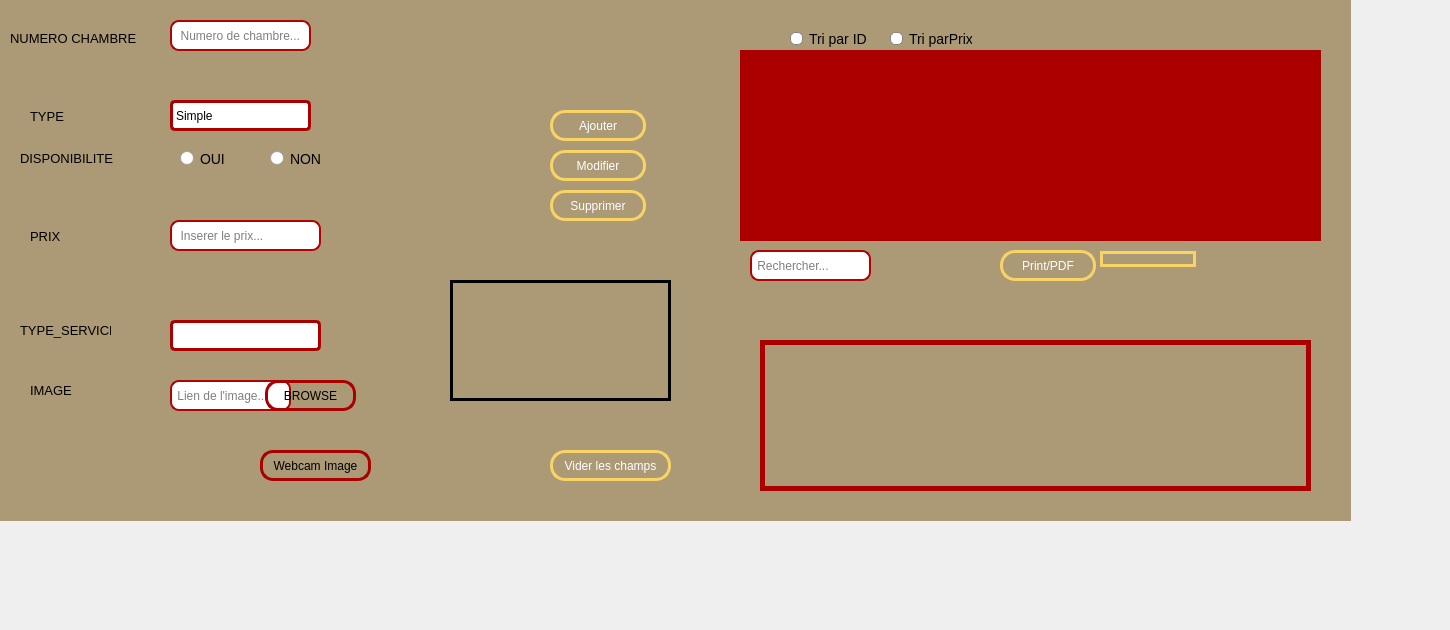
      <widget class="QWidget" name="tab">
       <attribute name="title">
        <string>Gestion</string>
       </attribute>
       <widget class="QPushButton" name="pushButton_2">
        <property name="geometry">
         <rect>
          <x>550</x>
          <y>450</y>
          <width>121</width>
          <height>31</height>
         </rect>
        </property>
        <property name="styleSheet">
         <string notr="true"> QPushButton {
color: #ffffff;
border: 3px solid #f8d466;
font: 8pt &quot;MS Reference Sans Serif&quot;;
border-radius: 15px;
padding: 5px;
background: qradialgradient(cx: 0.3, cy: -0.4,
fx: 0.3, fy: -0.4,
radius: 3, stop: 0 #aa3118, stop: 1 #550000);
min-width: 80px;
}

QPushButton:hover {
background: qradialgradient(cx: 0.3, cy: -0.4,
fx: 0.3, fy: -0.4,
radius: 3, stop: 0 #aa3118, stop: 1 #552a2a);
}

 QPushButton:pressed {
background: qradialgradient(cx: 0.4, cy: -0.1,
fx: 0.4, fy: -0.1,
radius: 3, stop: 0 #aa3118, stop: 1 #554040);
}</string>
        </property>
        <property name="text">
         <string>Vider les champs</string>
        </property>
       </widget>
       <widget class="QLabel" name="label_9">
        <property name="geometry">
         <rect>
          <x>20</x>
          <y>320</y>
          <width>91</width>
          <height>21</height>
         </rect>
        </property>
        <property name="styleSheet">
         <string notr="true">*
{
font:  4px &quot;Yu Gothic UI Semibold&quot;;
font-size:13px;

}</string>
        </property>
        <property name="text">
         <string>TYPE_SERVICE</string>
        </property>
       </widget>
       <widget class="QPushButton" name="pushButton_4">
        <property name="geometry">
         <rect>
          <x>1100</x>
          <y>251</y>
          <width>96</width>
          <height>16</height>
         </rect>
        </property>
        <property name="styleSheet">
         <string notr="true"> QPushButton {
color: #ffffff;
border: 3px solid #f8d466;
font: 8pt &quot;MS Reference Sans Serif&quot;;
border-radius: 15px;
padding: 5px;
background: qradialgradient(cx: 0.3, cy: -0.4,
fx: 0.3, fy: -0.4,
radius: 3, stop: 0 #aa3118, stop: 1 #550000);
min-width: 80px;
}

QPushButton:hover {
background: qradialgradient(cx: 0.3, cy: -0.4,
fx: 0.3, fy: -0.4,
radius: 3, stop: 0 #aa3118, stop: 1 #552a2a);
}

 QPushButton:pressed {
background: qradialgradient(cx: 0.4, cy: -0.1,
fx: 0.4, fy: -0.1,
radius: 3, stop: 0 #aa3118, stop: 1 #554040);
}</string>
        </property>
        <property name="text">
         <string>Open Pdf file</string>
        </property>
       </widget>
       <widget class="QLabel" name="label">
        <property name="geometry">
         <rect>
          <x>10</x>
          <y>30</y>
          <width>141</width>
          <height>16</height>
         </rect>
        </property>
        <property name="styleSheet">
         <string notr="true">*
{
font:  1px &quot;Yu Gothic UI Semibold&quot;;
font-size:13px;

}</string>
        </property>
        <property name="text">
         <string>NUMERO CHAMBRE</string>
        </property>
       </widget>
       <widget class="QPushButton" name="pb_ajouter">
        <property name="geometry">
         <rect>
          <x>550</x>
          <y>110</y>
          <width>96</width>
          <height>31</height>
         </rect>
        </property>
        <property name="styleSheet">
         <string notr="true"> QPushButton {
color: #ffffff;
border: 3px solid #f8d466;
font: 8pt &quot;MS Reference Sans Serif&quot;;
border-radius: 15px;
padding: 5px;
background: qradialgradient(cx: 0.3, cy: -0.4,
fx: 0.3, fy: -0.4,
radius: 3, stop: 0 #aa3118, stop: 1 #550000);
min-width: 80px;
}

QPushButton:hover {
background: qradialgradient(cx: 0.3, cy: -0.4,
fx: 0.3, fy: -0.4,
radius: 3, stop: 0 #aa3118, stop: 1 #552a2a);
}

 QPushButton:pressed {
background: qradialgradient(cx: 0.4, cy: -0.1,
fx: 0.4, fy: -0.1,
radius: 3, stop: 0 #aa3118, stop: 1 #554040);
}</string>
        </property>
        <property name="text">
         <string>Ajouter</string>
        </property>
       </widget>
       <widget class="QLineEdit" name="lineEdit_type">
        <property name="geometry">
         <rect>
          <x>180</x>
          <y>100</y>
          <width>41</width>
          <height>20</height>
         </rect>
        </property>
        <property name="styleSheet">
         <string notr="true">QPushButton{
background-color: transparent;
border-image: url(:off.png);
background: none;
border: none;
background-repeat: none;
}</string>
        </property>
       </widget>
       <widget class="QLabel" name="label_4">
        <property name="geometry">
         <rect>
          <x>30</x>
          <y>230</y>
          <width>47</width>
          <height>13</height>
         </rect>
        </property>
        <property name="styleSheet">
         <string notr="true">*
{
font:  4px &quot;Yu Gothic UI Semibold&quot;;
font-size:13px;

}</string>
        </property>
        <property name="text">
         <string>PRIX</string>
        </property>
       </widget>
       <widget class="QLineEdit" name="lineEdit_num">
        <property name="geometry">
         <rect>
          <x>170</x>
          <y>20</y>
          <width>141</width>
          <height>31</height>
         </rect>
        </property>
        <property name="styleSheet">
         <string notr="true">QLineEdit
{
border-radius:9px;
border: 2px solid #b50000;
background: qradialgradient(cx: 0.3, cy: -0.4,
fx: 0.0, fy: -0.0,
radius: 1.89, stop: 0 #ffffff, stop: 1 #999);
}</string>
        </property>
        <property name="placeholderText">
         <string>  Numero de chambre...</string>
        </property>
       </widget>
       <widget class="QPushButton" name="pb_supprimer">
        <property name="geometry">
         <rect>
          <x>550</x>
          <y>190</y>
          <width>96</width>
          <height>31</height>
         </rect>
        </property>
        <property name="styleSheet">
         <string notr="true"> QPushButton {
color: #ffffff;
border: 3px solid #f8d466;
font: 8pt &quot;MS Reference Sans Serif&quot;;
border-radius: 15px;
padding: 5px;
background: qradialgradient(cx: 0.3, cy: -0.4,
fx: 0.3, fy: -0.4,
radius: 3, stop: 0 #aa3118, stop: 1 #550000);
min-width: 80px;
}

QPushButton:hover {
background: qradialgradient(cx: 0.3, cy: -0.4,
fx: 0.3, fy: -0.4,
radius: 3, stop: 0 #aa3118, stop: 1 #552a2a);
}

 QPushButton:pressed {
background: qradialgradient(cx: 0.4, cy: -0.1,
fx: 0.4, fy: -0.1,
radius: 3, stop: 0 #aa3118, stop: 1 #554040);
}</string>
        </property>
        <property name="text">
         <string>Supprimer</string>
        </property>
       </widget>
       <widget class="QTableView" name="tabchambre">
        <property name="geometry">
         <rect>
          <x>740</x>
          <y>50</y>
          <width>581</width>
          <height>191</height>
         </rect>
        </property>
        <property name="styleSheet">
         <string notr="true">QWidget {
    background-color: #aa0000;
    color: #fffff8;
}
QTableView{border: 6px solid #aa0000; /*other code about padding background stc*/ ;}
QHeaderView::section {
    background-color: #aaaa7f;
    padding: 4px;
    border: 1px solid #fffff8;
    font-size: 8pt;
}

QTableWidget {
    gridline-color: #ff4842;
    font-size: 9pt;
}

QTableWidget QTableCornerButton::section {
    background-color: #ff4842;
    border: 1px solid #fffff8;
}</string>
        </property>
       </widget>
       <widget class="QPushButton" name="pb_modifier">
        <property name="geometry">
         <rect>
          <x>550</x>
          <y>150</y>
          <width>96</width>
          <height>31</height>
         </rect>
        </property>
        <property name="styleSheet">
         <string notr="true"> QPushButton {
color: #ffffff;
border: 3px solid #f8d466;
font: 8pt &quot;MS Reference Sans Serif&quot;;
border-radius: 15px;
padding: 5px;
background: qradialgradient(cx: 0.3, cy: -0.4,
fx: 0.3, fy: -0.4,
radius: 3, stop: 0 #aa3118, stop: 1 #550000);
min-width: 80px;
}

QPushButton:hover {
background: qradialgradient(cx: 0.3, cy: -0.4,
fx: 0.3, fy: -0.4,
radius: 3, stop: 0 #aa3118, stop: 1 #552a2a);
}

 QPushButton:pressed {
background: qradialgradient(cx: 0.4, cy: -0.1,
fx: 0.4, fy: -0.1,
radius: 3, stop: 0 #aa3118, stop: 1 #554040);
}</string>
        </property>
        <property name="text">
         <string>Modifier</string>
        </property>
       </widget>
       <widget class="QRadioButton" name="radioFemelle">
        <property name="geometry">
         <rect>
          <x>270</x>
          <y>150</y>
          <width>82</width>
          <height>17</height>
         </rect>
        </property>
        <property name="styleSheet">
         <string notr="true">*
{
font:  4px &quot;Yu Gothic UI Semibold&quot;;
font-size:14px;

}</string>
        </property>
        <property name="text">
         <string>NON</string>
        </property>
       </widget>
       <widget class="QRadioButton" name="radioMale">
        <property name="geometry">
         <rect>
          <x>180</x>
          <y>150</y>
          <width>82</width>
          <height>17</height>
         </rect>
        </property>
        <property name="styleSheet">
         <string notr="true">*
{
font:  4px &quot;Yu Gothic UI Semibold&quot;;
font-size:14px;

}</string>
        </property>
        <property name="text">
         <string>OUI</string>
        </property>
       </widget>
       <widget class="QLineEdit" name="lineEdit_prix">
        <property name="geometry">
         <rect>
          <x>170</x>
          <y>220</y>
          <width>151</width>
          <height>31</height>
         </rect>
        </property>
        <property name="styleSheet">
         <string notr="true">QLineEdit
{
border-radius:9px;
border: 2px solid #b50000;
background: qradialgradient(cx: 0.3, cy: -0.4,
fx: 0.0, fy: -0.0,
radius: 1.89, stop: 0 #ffffff, stop: 1 #999);
}</string>
        </property>
        <property name="placeholderText">
         <string>  Inserer le prix...</string>
        </property>
       </widget>
       <widget class="QLabel" name="label_2">
        <property name="geometry">
         <rect>
          <x>30</x>
          <y>110</y>
          <width>47</width>
          <height>13</height>
         </rect>
        </property>
        <property name="styleSheet">
         <string notr="true">*
{
font:  1px &quot;Yu Gothic UI Semibold&quot;;
font-size:13px;

}</string>
        </property>
        <property name="text">
         <string>TYPE</string>
        </property>
       </widget>
       <widget class="QPushButton" name="pushButton">
        <property name="geometry">
         <rect>
          <x>1000</x>
          <y>250</y>
          <width>96</width>
          <height>31</height>
         </rect>
        </property>
        <property name="styleSheet">
         <string notr="true"> QPushButton {
color: #ffffff;
border: 3px solid #f8d466;
font: 8pt &quot;MS Reference Sans Serif&quot;;
border-radius: 15px;
padding: 5px;
background: qradialgradient(cx: 0.3, cy: -0.4,
fx: 0.3, fy: -0.4,
radius: 3, stop: 0 #aa3118, stop: 1 #550000);
min-width: 80px;
}

QPushButton:hover {
background: qradialgradient(cx: 0.3, cy: -0.4,
fx: 0.3, fy: -0.4,
radius: 3, stop: 0 #aa3118, stop: 1 #552a2a);
}

 QPushButton:pressed {
background: qradialgradient(cx: 0.4, cy: -0.1,
fx: 0.4, fy: -0.1,
radius: 3, stop: 0 #aa3118, stop: 1 #554040);
}</string>
        </property>
        <property name="text">
         <string>Print/PDF</string>
        </property>
       </widget>
       <widget class="QLabel" name="label_3">
        <property name="geometry">
         <rect>
          <x>20</x>
          <y>150</y>
          <width>111</width>
          <height>16</height>
         </rect>
        </property>
        <property name="styleSheet">
         <string notr="true">*
{
font:  4px &quot;Yu Gothic UI Semibold&quot;;
font-size:13px;

}</string>
        </property>
        <property name="text">
         <string>DISPONIBILITE</string>
        </property>
       </widget>
       <widget class="QPushButton" name="pushButton_6">
        <property name="geometry">
         <rect>
          <x>470</x>
          <y>10</y>
          <width>81</width>
          <height>31</height>
         </rect>
        </property>
        <property name="styleSheet">
         <string notr="true">QPushButton{
background-color: transparent;
border-image: url(:off.png);
background: none;
border: none;
background-repeat: none;
}</string>
        </property>
        <property name="text">
         <string/>
        </property>
       </widget>
       <widget class="QPushButton" name="pushButton_11">
        <property name="geometry">
         <rect>
          <x>650</x>
          <y>-30</y>
          <width>91</width>
          <height>31</height>
         </rect>
        </property>
        <property name="styleSheet">
         <string notr="true">QPushButton{
background-color: transparent;
border-image: url(:off.png);
background: none;
border: none;
background-repeat: none;
}</string>
        </property>
        <property name="text">
         <string/>
        </property>
       </widget>
       <widget class="QComboBox" name="comboBox">
        <property name="geometry">
         <rect>
          <x>170</x>
          <y>320</y>
          <width>151</width>
          <height>31</height>
         </rect>
        </property>
        <property name="styleSheet">
         <string notr="true">QComboBox {
	border: 3px solid #aa0000;
	border-radius: 5px;
	background:qradialgradient(cx: 0.3, cy: -0.4,
fx: 0.0, fy: -0.0,
radius: 1.89, stop: 0 #ffffff, stop: 1 #999);
	padding: 1px 23px 1px 3px;
	min-width: 6em;
	color: #000000 bold;
}
QComboBox::drop-down {
	subcontrol-origin: padding;
	subcontrol-position: top right;
	width: 20px;
 
	border-top-right-radius: 3px;
	border-bottom-right-radius: 3px;
}
QComboBox::down-arrow {
    	color: #aa0000;
}
 
QComboBox QAbstractView{
	background-color: #aa0000;
	color: #aa0000;
 
	selection-background-color: #999999;
	selection-color: #4f4f4f;
}

</string>
        </property>
       </widget>
       <widget class="QLabel" name="label_11">
        <property name="geometry">
         <rect>
          <x>30</x>
          <y>380</y>
          <width>47</width>
          <height>21</height>
         </rect>
        </property>
        <property name="styleSheet">
         <string notr="true">*
{
font:  4px &quot;Yu Gothic UI Semibold&quot;;
font-size:13px;

}</string>
        </property>
        <property name="text">
         <string>IMAGE</string>
        </property>
       </widget>
       <widget class="QLabel" name="lblBkImge2">
        <property name="geometry">
         <rect>
          <x>450</x>
          <y>280</y>
          <width>221</width>
          <height>121</height>
         </rect>
        </property>
        <property name="styleSheet">
         <string notr="true">*
{
border: 3px solid #000000;
}</string>
        </property>
        <property name="text">
         <string/>
        </property>
       </widget>
       <widget class="QLineEdit" name="lineEdit_3">
        <property name="geometry">
         <rect>
          <x>170</x>
          <y>380</y>
          <width>121</width>
          <height>31</height>
         </rect>
        </property>
        <property name="styleSheet">
         <string notr="true">QLineEdit
{
border-radius:9px;
border: 2px solid #b50000;
background: qradialgradient(cx: 0.3, cy: -0.4,
fx: 0.0, fy: -0.0,
radius: 1.89, stop: 0 #ffffff, stop: 1 #999);
}</string>
        </property>
        <property name="placeholderText">
         <string> Lien de l'image...</string>
        </property>
       </widget>
       <widget class="QPushButton" name="pushButton_15">
        <property name="geometry">
         <rect>
          <x>265</x>
          <y>380</y>
          <width>91</width>
          <height>31</height>
         </rect>
        </property>
        <property name="styleSheet">
         <string notr="true">QPushButton {
color: #000000;
border: 3px solid #aa0000;
font: 10pt &quot;Yu Gothic UI Semibold&quot;;
border-radius: 13px;
padding: 0px;
background: qradialgradient(cx: 0.3, cy: -0.4,
fx: 0.3, fy: -0.4,
radius: 1.89, stop: 0 #ffffff, stop: 1 #888);
min-width: 80px;
}

QPushButton:hover {
background: qradialgradient(cx: 0.3, cy: -0.4,
fx: 0.3, fy: -0.4,
radius: 1.89, stop: 0 #ffffff, stop: 1 #bbb);
}

 QPushButton:pressed {
background: qradialgradient(cx: 0.4, cy: -0.1,
fx: 0.4, fy: -0.1,
radius: 1.89, stop: 0 #ffffff, stop: 1 #ddd);
}</string>
        </property>
        <property name="text">
         <string>BROWSE</string>
        </property>
       </widget>
       <widget class="QRadioButton" name="radioButton">
        <property name="geometry">
         <rect>
          <x>790</x>
          <y>30</y>
          <width>81</width>
          <height>17</height>
         </rect>
        </property>
        <property name="styleSheet">
         <string notr="true">*
{
font:  4px &quot;Yu Gothic UI Semibold&quot;;
font-size:14px;

}



QRadioButton::indicator {
width: 11px;
height: 11px;
border-radius: 5px;
}

QRadioButton::indicator::unchecked{ 
border: 1px solid; 
border-color: rgb(132,132,132);
border-radius: 5px;
background-color: white; 
width: 11px; 
height: 11px; 
}

QRadioButton::indicator::checked{ 
border: 3px solid; 
border-color: white;
border-radius: 6px;
background-color: rgb(0,116,188); 
width: 7px; 
height: 7px; 
}</string>
        </property>
        <property name="text">
         <string>Tri par ID</string>
        </property>
       </widget>
       <widget class="QRadioButton" name="radioButton_2">
        <property name="geometry">
         <rect>
          <x>890</x>
          <y>30</y>
          <width>82</width>
          <height>17</height>
         </rect>
        </property>
        <property name="styleSheet">
         <string notr="true">*
{
font:  4px &quot;Yu Gothic UI Semibold&quot;;
font-size:14px;

}



QRadioButton::indicator {
width: 11px;
height: 11px;
border-radius: 5px;
}

QRadioButton::indicator::unchecked{ 
border: 1px solid; 
border-color: rgb(132,132,132);
border-radius: 5px;
background-color: white; 
width: 11px; 
height: 11px; 
}

QRadioButton::indicator::checked{ 
border: 3px solid; 
border-color: white;
border-radius: 6px;
background-color: rgb(0,116,188); 
width: 7px; 
height: 7px; 
}</string>
        </property>
        <property name="text">
         <string>Tri parPrix</string>
        </property>
       </widget>
       <widget class="QPushButton" name="pushButton_16">
        <property name="geometry">
         <rect>
          <x>500</x>
          <y>30</y>
          <width>80</width>
          <height>23</height>
         </rect>
        </property>
        <property name="styleSheet">
         <string notr="true">QPushButton{
background-color: transparent;
border-image: url(:off.png);
background: none;
border: none;
background-repeat: none;
}</string>
        </property>
        <property name="text">
         <string/>
        </property>
       </widget>
       <widget class="QComboBox" name="comboBox_3">
        <property name="geometry">
         <rect>
          <x>170</x>
          <y>100</y>
          <width>141</width>
          <height>31</height>
         </rect>
        </property>
        <property name="styleSheet">
         <string notr="true">QComboBox {
	border: 3px solid #aa0000;
	border-radius: 5px;
	background:qradialgradient(cx: 0.3, cy: -0.4,
fx: 0.0, fy: -0.0,
radius: 1.89, stop: 0 #ffffff, stop: 1 #999);
	padding: 1px 23px 1px 3px;
	min-width: 6em;
	color: #000000 bold;
}
QComboBox::drop-down {
	subcontrol-origin: padding;
	subcontrol-position: top right;
	width: 20px;
 
	border-top-right-radius: 3px;
	border-bottom-right-radius: 3px;
}
QComboBox::down-arrow {
    	color: #aa0000;
}
 
QComboBox QAbstractView{
	background-color: #aa0000;
	color: #aa0000;
 
	selection-background-color: #999999;
	selection-color: #4f4f4f;
}

</string>
        </property>
        <item>
         <property name="text">
          <string>Simple</string>
         </property>
        </item>
        <item>
         <property name="text">
          <string>Triple</string>
         </property>
        </item>
        <item>
         <property name="text">
          <string>Quadruple</string>
         </property>
        </item>
        <item>
         <property name="text">
          <string>Suite</string>
         </property>
        </item>
       </widget>
       <widget class="QLabel" name="label_14">
        <property name="geometry">
         <rect>
          <x>-90</x>
          <y>-100</y>
          <width>1441</width>
          <height>621</height>
         </rect>
        </property>
        <property name="styleSheet">
         <string notr="true">*
{
background:#ac9976;
}</string>
        </property>
        <property name="text">
         <string/>
        </property>
       </widget>
       <widget class="QLineEdit" name="lineEdit_4">
        <property name="geometry">
         <rect>
          <x>750</x>
          <y>250</y>
          <width>121</width>
          <height>31</height>
         </rect>
        </property>
        <property name="styleSheet">
         <string notr="true">QLineEdit
{
border-radius:9px;
border: 2px solid #b50000;
background: qradialgradient(cx: 0.3, cy: -0.4,
fx: 0.0, fy: -0.0,
radius: 1.89, stop: 0 #ffffff, stop: 1 #999);
}</string>
        </property>
        <property name="placeholderText">
         <string> Rechercher...</string>
        </property>
       </widget>
       <widget class="QCustomPlot" name="widget" native="true">
        <property name="geometry">
         <rect>
          <x>760</x>
          <y>340</y>
          <width>551</width>
          <height>151</height>
         </rect>
        </property>
        <property name="styleSheet">
         <string notr="true">*
{border: 3px solid #aa0000;; /*other code about padding background stc*/ ;}</string>
        </property>
        <widget class="QPushButton" name="pushButton_malek">
         <property name="geometry">
          <rect>
           <x>10</x>
           <y>10</y>
           <width>531</width>
           <height>131</height>
          </rect>
         </property>
         <property name="styleSheet">
          <string notr="true">QPushButton{
background-color: transparent;
border-image: url(:off.png);
background: none;
border: none;
background-repeat: none;
}</string>
         </property>
         <property name="text">
          <string/>
         </property>
        </widget>
        <widget class="QLabel" name="label_19">
         <property name="geometry">
          <rect>
           <x>0</x>
           <y>0</y>
           <width>551</width>
           <height>151</height>
          </rect>
         </property>
         <property name="styleSheet">
          <string notr="true">*
{border: 5px solid #aa0000;; /*other code about padding background stc*/ ;}</string>
         </property>
         <property name="text">
          <string/>
         </property>
        </widget>
        <zorder>label_19</zorder>
        <zorder>pushButton_malek</zorder>
       </widget>
       <widget class="QPushButton" name="pushButton_18">
        <property name="geometry">
         <rect>
          <x>260</x>
          <y>450</y>
          <width>111</width>
          <height>31</height>
         </rect>
        </property>
        <property name="styleSheet">
         <string notr="true">QPushButton {
color: #000000;
border: 3px solid #aa0000;
font: 10pt &quot;Yu Gothic UI Semibold&quot;;
border-radius: 13px;
padding: 0px;
background: qradialgradient(cx: 0.3, cy: -0.4,
fx: 0.3, fy: -0.4,
radius: 1.89, stop: 0 #ffffff, stop: 1 #888);
min-width: 80px;
}

QPushButton:hover {
background: qradialgradient(cx: 0.3, cy: -0.4,
fx: 0.3, fy: -0.4,
radius: 1.89, stop: 0 #ffffff, stop: 1 #bbb);
}

 QPushButton:pressed {
background: qradialgradient(cx: 0.4, cy: -0.1,
fx: 0.4, fy: -0.1,
radius: 1.89, stop: 0 #ffffff, stop: 1 #ddd);
}</string>
        </property>
        <property name="text">
         <string>Webcam Image</string>
        </property>
       </widget>
       <widget class="QLabel" name="label_12">
        <property name="geometry">
         <rect>
          <x>170</x>
          <y>50</y>
          <width>211</width>
          <height>21</height>
         </rect>
        </property>
        <property name="styleSheet">
         <string notr="true">*
{

font: 10pt &quot;MS Reference Sans Serif&quot;;
}</string>
        </property>
        <property name="text">
         <string/>
        </property>
       </widget>
       <widget class="QLabel" name="label_20">
        <property name="geometry">
         <rect>
          <x>170</x>
          <y>250</y>
          <width>211</width>
          <height>41</height>
         </rect>
        </property>
        <property name="styleSheet">
         <string notr="true">*
{

font: 10pt &quot;MS Reference Sans Serif&quot;;
}</string>
        </property>
        <property name="text">
         <string/>
        </property>
       </widget>
       <widget class="QLabel" name="label_21">
        <property name="geometry">
         <rect>
          <x>170</x>
          <y>170</y>
          <width>211</width>
          <height>41</height>
         </rect>
        </property>
        <property name="styleSheet">
         <string notr="true">*
{

font: 10pt &quot;MS Reference Sans Serif&quot;;
}</string>
        </property>
        <property name="text">
         <string/>
        </property>
       </widget>
       <widget class="QLabel" name="label_22">
        <property name="geometry">
         <rect>
          <x>170</x>
          <y>50</y>
          <width>251</width>
          <height>41</height>
         </rect>
        </property>
        <property name="text">
         <string/>
        </property>
       </widget>
       <widget class="QLabel" name="label_25">
        <property name="geometry">
         <rect>
          <x>440</x>
          <y>170</y>
          <width>47</width>
          <height>31</height>
         </rect>
        </property>
        <property name="text">
         <string/>
        </property>
       </widget>
       <widget class="QLabel" name="label_23">
        <property name="geometry">
         <rect>
          <x>390</x>
          <y>30</y>
          <width>47</width>
          <height>31</height>
         </rect>
        </property>
        <property name="text">
         <string/>
        </property>
       </widget>
       <widget class="QPushButton" name="pushButton_19">
        <property name="geometry">
         <rect>
          <x>350</x>
          <y>10</y>
          <width>80</width>
          <height>31</height>
         </rect>
        </property>
        <property name="styleSheet">
         <string notr="true">QPushButton{
background-color: transparent;
border-image: url(:off.png);
background: none;
border: none;
background-repeat: none;
}</string>
        </property>
        <property name="text">
         <string/>
        </property>
       </widget>
       <widget class="QLabel" name="label_24">
        <property name="geometry">
         <rect>
          <x>370</x>
          <y>10</y>
          <width>41</width>
          <height>31</height>
         </rect>
        </property>
        <property name="styleSheet">
         <string notr="true">border-image: url(C:/Users/hp/Desktop/to work on/New backup 4 +interface/MALEK/malek/rafre.png);

</string>
        </property>
        <property name="text">
         <string/>
        </property>
       </widget>
       <widget class="QLabel" name="label_26">
        <property name="geometry">
         <rect>
          <x>340</x>
          <y>220</y>
          <width>47</width>
          <height>31</height>
         </rect>
        </property>
        <property name="text">
         <string/>
        </property>
       </widget>
       <widget class="QLabel" name="label_mask">
        <property name="geometry">
         <rect>
          <x>-10</x>
          <y>-40</y>
          <width>1361</width>
          <height>381</height>
         </rect>
        </property>
        <property name="styleSheet">
         <string notr="true"/>
        </property>
        <property name="text">
         <string/>
        </property>
       </widget>
       <zorder>label_14</zorder>
       <zorder>label_9</zorder>
       <zorder>label</zorder>
       <zorder>lineEdit_type</zorder>
       <zorder>label_4</zorder>
       <zorder>label_2</zorder>
       <zorder>label_3</zorder>
       <zorder>pushButton_6</zorder>
       <zorder>pushButton_11</zorder>
       <zorder>label_11</zorder>
       <zorder>pushButton_16</zorder>
       <zorder>widget</zorder>
       <zorder>label_12</zorder>
       <zorder>label_20</zorder>
       <zorder>label_21</zorder>
       <zorder>label_22</zorder>
       <zorder>label_25</zorder>
       <zorder>label_23</zorder>
       <zorder>label_24</zorder>
       <zorder>label_26</zorder>
       <zorder>label_mask</zorder>
       <zorder>pushButton_18</zorder>
       <zorder>radioFemelle</zorder>
       <zorder>lineEdit_3</zorder>
       <zorder>comboBox</zorder>
       <zorder>radioMale</zorder>
       <zorder>comboBox_3</zorder>
       <zorder>pushButton_15</zorder>
       <zorder>lineEdit_num</zorder>
       <zorder>pushButton_19</zorder>
       <zorder>lineEdit_prix</zorder>
       <zorder>pb_supprimer</zorder>
       <zorder>lineEdit_4</zorder>
       <zorder>pushButton_4</zorder>
       <zorder>pb_ajouter</zorder>
       <zorder>pb_modifier</zorder>
       <zorder>pushButton</zorder>
       <zorder>pushButton_2</zorder>
       <zorder>lblBkImge2</zorder>
       <zorder>radioButton</zorder>
       <zorder>radioButton_2</zorder>
       <zorder>tabchambre</zorder>
      </widget>
